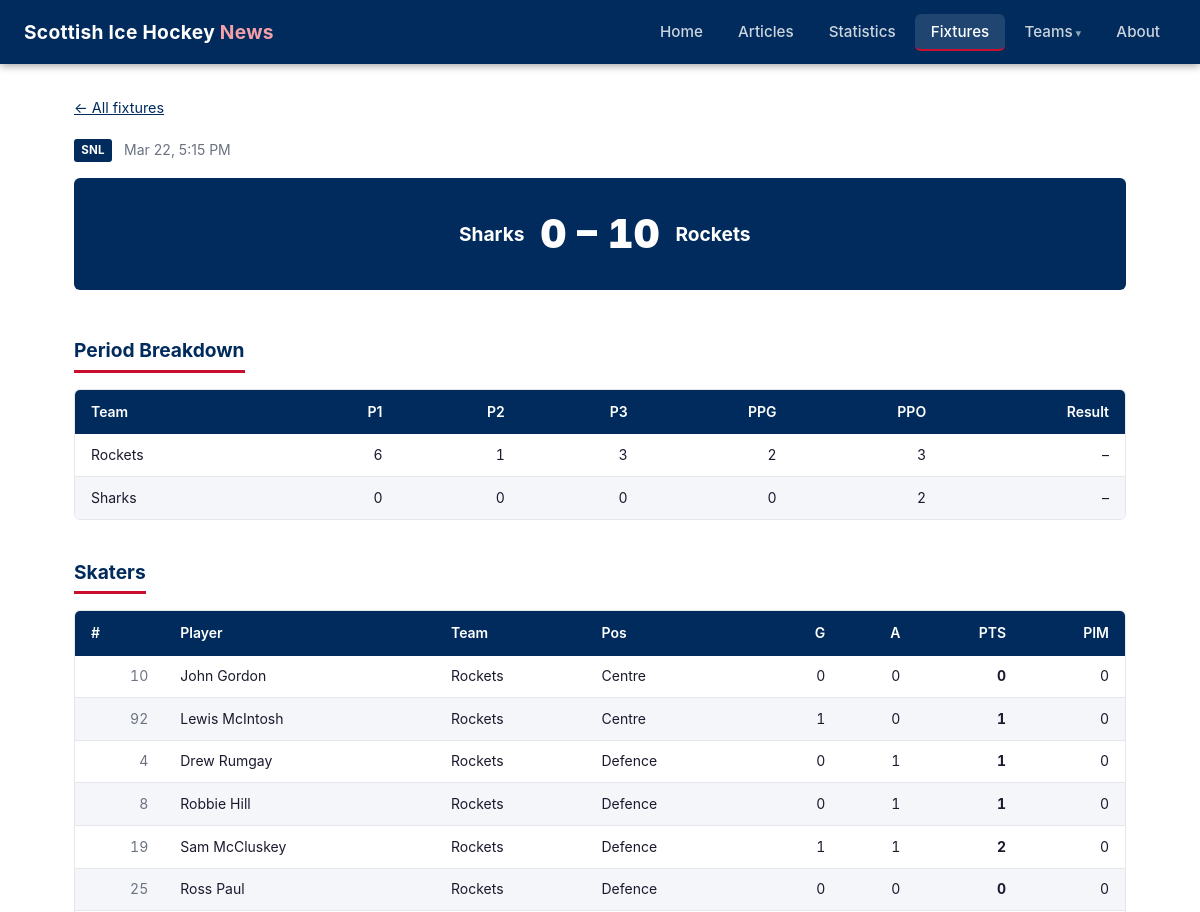
Before: /fixtures/17526/ (upper part) with the older database file.
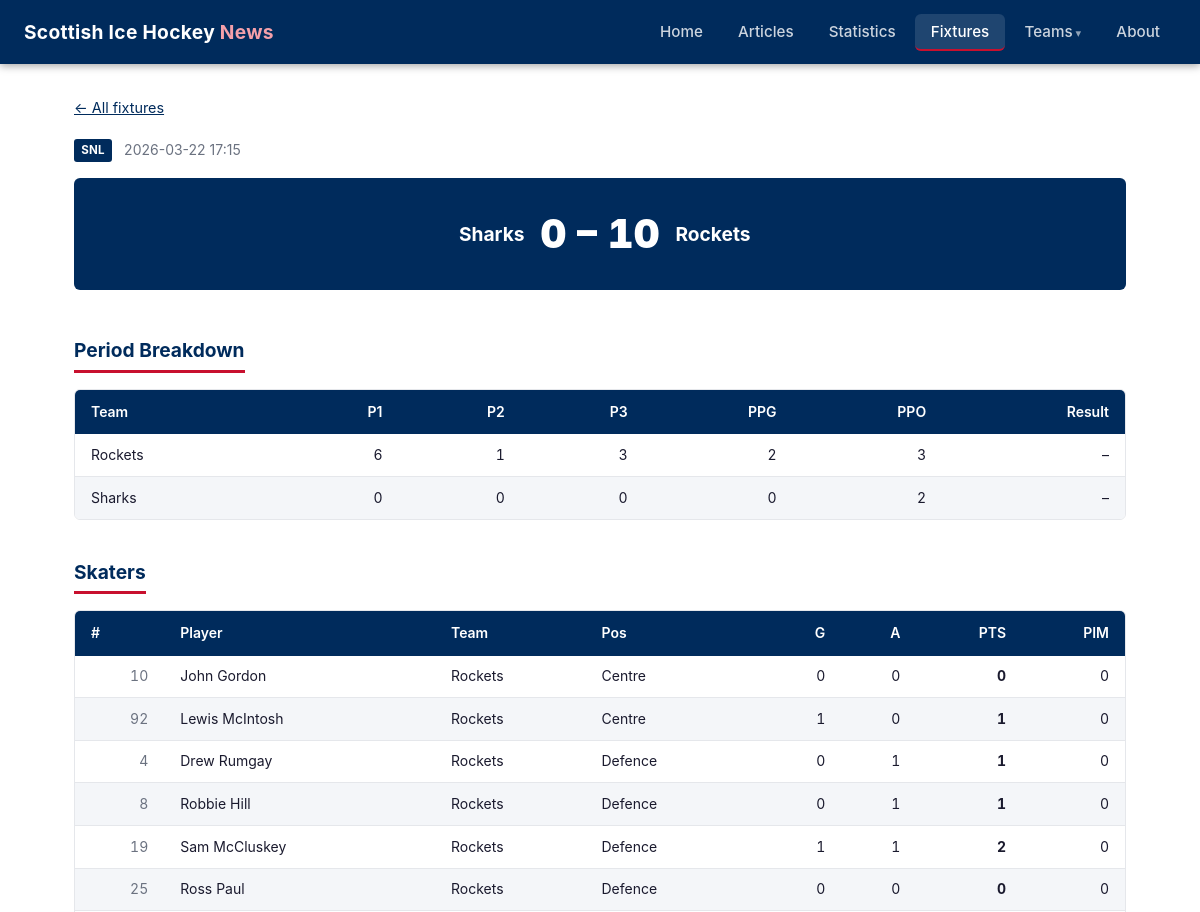
After: the same page with the newer database file.
### tables this page shows
CREATE TABLE fixtures (
            event_id       INTEGER PRIMARY KEY,
            competition_id INTEGER NOT NULL REFERENCES competitions(id),
            date           TEXT,
            home_team_id   INTEGER REFERENCES teams(id),
            away_team_id   INTEGER REFERENCES teams(id),
            home_score     INTEGER,
            away_score     INTEGER,
            status         TEXT    NOT NULL DEFAULT 'scheduled',
            scraped_at     TEXT    NOT NULL
        , event_url TEXT, season TEXT NOT NULL DEFAULT '2025-26');

### web/app.py (the view)
@app.route("/fixtures/<int:event_id>/")
def event_detail(event_id):
    data = db_queries.get_event_detail(event_id)
    if data is None:
        abort(404)
    skaters = [p for p in data["player_stats"] if p["position"] != "GK"]
    goalkeepers = [p for p in data["player_stats"] if p["position"] == "GK"]
    return render_template(
        "event_detail.html",
        fixture=data["fixture"],
        period_scores=data["period_scores"],
        skaters=skaters,
        goalkeepers=goalkeepers,
    )

### web/app.py (called while the page is built)
@app.template_filter("short_name")
def short_name_filter(db_name):
    return TEAM_DISPLAY.get(db_name, {}).get("short", db_name)

@app.context_processor
def inject_globals():
    return {
        "current_year": date.today().year,
        "team_display": TEAM_DISPLAY,
        "static_version": STATIC_VERSION,
    }

### web/db_queries.py (called while the page is built)
def get_connection():
    conn = sqlite3.connect(DB_PATH)
    conn.row_factory = sqlite3.Row
    conn.execute("PRAGMA journal_mode=WAL")
    conn.execute("PRAGMA foreign_keys=ON")
    return conn

### web/templates/event_detail.html (shortened to what this page needs)
{% extends "base.html" %}
{% block content %}
<p class="back-link"><a href="{{ url_for('fixtures') }}">&larr; All fixtures</a></p>
<div class="event-header">
  <span class="badge {% if fixture.competition == 'Scottish Cup' %}cup{% endif %}">
    {{ fixture.competition }}
  </span>
  {% if fixture.date %}<span class="text-muted">{{ fixture.date }}</span>{% endif %}
</div>
<div class="event-scoreline">
  <div class="event-team">{{ fixture.home_team | short_name }}</div>
  <div class="event-score">{{ fixture.home_score }} – {{ fixture.away_score }}</div>
  <div class="event-team">{{ fixture.away_team | short_name }}</div>
</div>
{% if period_scores %}
  <h2 class="section-title mt-2">Period Breakdown</h2>
  <div class="table-wrapper">
    <table>
      <thead>
        <tr>
          <th>Team</th>
          <th class="num">P1</th>
          <th class="num">P2</th>
          <th class="num">P3</th>
          <th class="num">PPG</th>
          <th class="num">PPO</th>
          <th class="num">Result</th>
        </tr>
      </thead>
      <tbody>
        {% for p in period_scores %}
          <tr>
            <td>{{ p.team_name | short_name }}</td>
            <td class="num">{{ p.period_1 if p.period_1 is not none else '–' }}</td>
            <td class="num">{{ p.period_2 if p.period_2 is not none else '–' }}</td>
            <td class="num">{{ p.period_3 if p.period_3 is not none else '–' }}</td>
            <td class="num">{{ p.ppg if p.ppg is not none else '–' }}</td>
            <td class="num">{{ p.ppo if p.ppo is not none else '–' }}</td>
            <td class="num">
              {% if p.outcome == 'win' %}
                <span class="outcome-win">W</span>
              {% elif p.outcome == 'loss' %}
                <span class="outcome-loss">L</span>
              {% else %}
                –
              {% endif %}
            </td>
          </tr>
        {% endfor %}
      </tbody>
    </table>
  </div>
{% endif %}
{% if skaters %}
  <h2 class="section-title mt-2">Skaters</h2>
  <div class="table-wrapper">
    <table>
      <thead>
        <tr>
          <th>#</th>
          <th>Player</th>
          <th>Team</th>
          <th>Pos</th>
          <th class="num">G</th>
          <th class="num">A</th>
          <th class="num">PTS</th>
          <th class="num">PIM</th>
        </tr>
      </thead>
      <tbody>
        {% for p in skaters %}
          <tr>
            <td class="num text-muted">{{ p.jersey_number or '–' }}</td>
            <td>{{ p.player_name }}</td>
            <td>{{ p.team_name | short_name }}</td>
            <td>{{ p.position or '–' }}</td>
            <td class="num">{{ p.goals }}</td>
            <td class="num">{{ p.assists }}</td>
            <td class="num"><strong>{{ p.goals + p.assists }}</strong></td>
            <td class="num">{{ p.pim }}</td>
          </tr>
        {% endfor %}
      </tbody>
    </table>
  </div>
{% endif %}
{% endblock %}

Changed rows visible on the page:
changed fixtures: date "Mar 22, 5:15 PM" → "2026-03-22 17:15"
